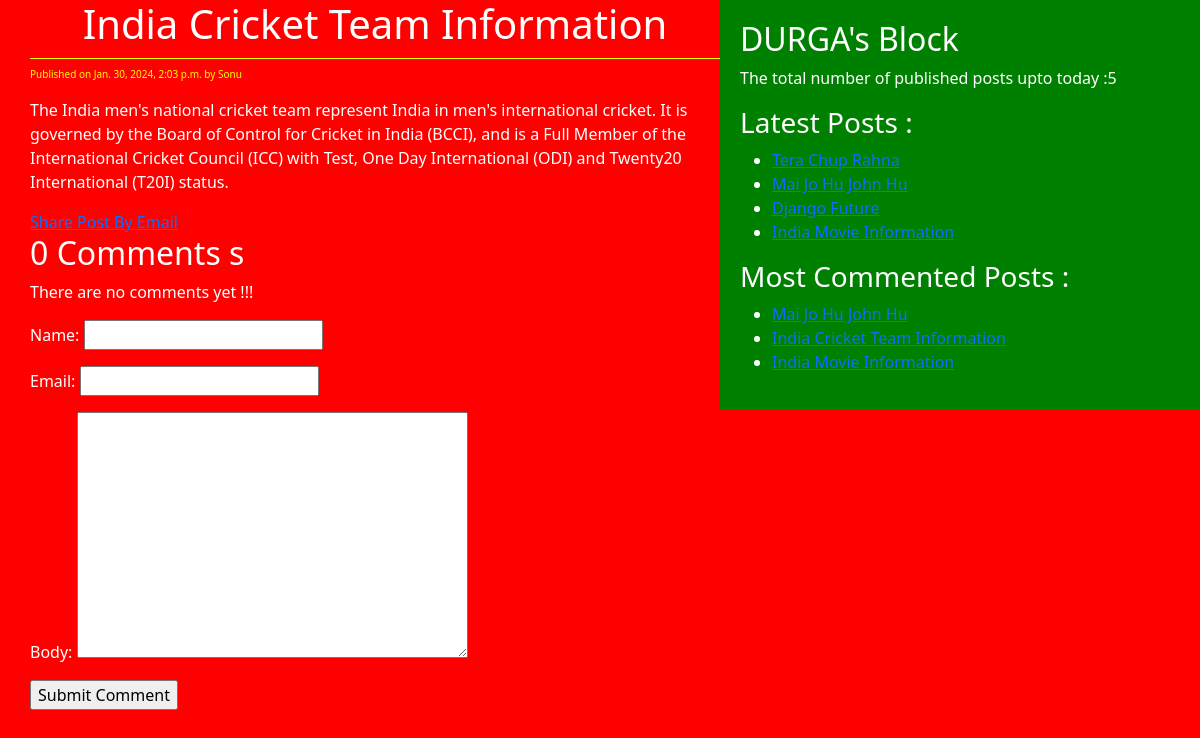
/2024/01/30/india-cricket-team-information/, run on the app's committed database.
### blog/models.py (models this page shows, shortened)
class Post(models.Model):
    STATUS_CHOICES = (('draft', 'Draft'), ('published', 'Published'))
    title = models.CharField(max_length = 256)
    slug = models.SlugField(max_length = 256, unique_for_date = 'publish')
    author = models.ForeignKey(User, related_name = 'blog_post', on_delete = models.CASCADE)
    body = models.TextField()
    publish = models.DateTimeField(default = timezone.now)
    created = models.DateTimeField(auto_now_add = True)
    updated = models.DateTimeField(auto_now = True)
    status = models.CharField(max_length = 10, choices = STATUS_CHOICES)
    objects = CustomManager()
    tags = TaggableManager()
    class Meta:
        ordering = ('-publish',)
    def get_absolute_url(self):
        return reverse('post_detail', args=[self.publish.year, self.publish.strftime('%m'), self.publish.strftime('%d'), self.slug])

### blog/views.py (the view)
# urls.py: path('<int:year>/<int:month>/<int:day>/<slug:slug>/', views.post_detail_view, name='post_detail'),
def post_detail_view(request, year, month, day, slug):
    post = get_object_or_404(Post, slug = slug, status = 'published', publish__year = year,
                             publish__month = month, publish__day = day)
    comments = post.comment.filter(active = True)
    csubmit = False
    if request.method == 'POST':
        form = CommentForm(request.POST)
        if form.is_valid():
            new_comment = form.save(commit=False)
            new_comment.post = post
            new_comment.save()
            csubmit = True
    else:
        form = CommentForm()
    return render(request, 'blog/post_detail.html', {'post' : post, 'form':form, 'csubmit':csubmit, 'comments':comments})

### blog/forms.py
class CommentForm(forms.ModelForm):
    class Meta:
        model = Comment
        fields = ('name', 'email', 'body')

### blog/models.py (called while the page is built)
    def get_queryset(self):
        return super().get_queryset().filter(status = 'published')

### blog/templatetags/blog_tags.py (called while the page is built)
@register.simple_tag(name='my_tag')
def total_post():
    return Post.objects.count()

@register.inclusion_tag('blog/latest_posts123.html')
def show_latest_posts(count = 3):
    latest_posts = Post.objects.order_by('-publish')[:count]
    return {'latest_posts':latest_posts}

@register.simple_tag
def get_most_commented_posts(count = 3):
    return Post.objects.annotate(total_comments = Count('comment')).order_by('-total_comments')[:count]

### templates/blog/post_detail.html (shortened to what this page needs)
<!DOCTYPE html>
{% extends 'blog/base.html' %}
{% block content %}
        <h1>{{post.title}} </h1>
        <p id="date" >Published on {{post.publish}} by {{post.author|title}} </p>
        {{post.body|linebreaks}}
        <a href="/{{post.id}}/share">Share Post By Email</a>
        <div>
                {% with comments.count as comments_count %}
                        <h2>{{comments_count}} Comments {{comments_count|pluralize}} </h2>
                {% endwith %}
                {% if comments %}
                        {% for comment in comments %}
                                <div id="ch">Comment {{forloop.couter}} by {{comment.name}} on {{comment.created}} </div>
                                <div class="cb">{{comment.body|linebreaks}} </div>
                        {% endfor %}
                {% else %}
                        <p>There are no comments yet !!!</p>
                {% endif %}
                {% if csubmit %}
                        <h2>Your Comment Added Successfully</h2>
                {% else %}
                        <form action="" method="post">
                                {{form.as_p}}
                                <input type="submit" name="" id="" value="Submit Comment">
                        </form>
                {% endif %}
        </div>
{% endblock %}

### templates/blog/base.html (shortened to what this page needs)
<!DOCTYPE html>
{% load blog_tags %}
{% load static %}
<html lang="en">
<head>
    <link href="https://cdn.jsdelivr.net/npm/bootstrap@5.3.2/dist/css/bootstrap.min.css" rel="stylesheet">
    <link rel="stylesheet" href="{% static 'css/style.css' %}">
</head>
<body>
    <div class="content">
        {% block content %}
        {% endblock %}
    </div>
    <div class="sidebar">
        <h2>DURGA's Block</h2>
        <p>The total number of published posts upto today :{% my_tag %} </p>
        <h3>Latest Posts : </h3>{% show_latest_posts 4 %}
        <h3>Most Commented Posts :</h3>
        {% get_most_commented_posts as most_commented_posts %}
        <ul>
            {% for post in most_commented_posts %}
                <li><a href="{{post.get_absolute_url}}">{{post.title}} </a></li>
            {% endfor %}
        </ul>
    </div>
</body>
</html>

### templates/blog/latest_posts123.html
<ul>
    {% for post in latest_posts %}
        <li><a href="{{post.get_absolute_url}}">{{post.title}} </a></li>
    {% endfor %}
</ul>

### static/css/style.css (style rules this page uses)
.content { width:60%; float: left; padding: 0 0 0 30px; background: red; height: 100%; }
.sidebar { width: 40%; float: right; padding: 20px; background: green; height: 100%; }
h1 { text-align: center; border-bottom: 1px solid yellow; padding-bottom: 10px; }
body { color: white; background: red; }
#date { color: yellow; font-size: 10px; }

### data on the page
Post: publish "Jan. 30, 2024, 2:03 p.m.", author "Sonu", body "The India men's national cricket team represent India in men's international cricket. It is governed by the Board of Control for Cricket in India (BCCI), and is a Full Member of the International Cricket Council (ICC) with Test, One Day International (ODI) and Twenty20 International (T20I) status.", title "India Cricket Team Information"
Post: title "Tera Chup Rahna"
Post: title "Mai Jo Hu John Hu"
Post: title "Django Future"
Post: title "India Movie Information"

### other printed values
{{ comments_count }} "0"
